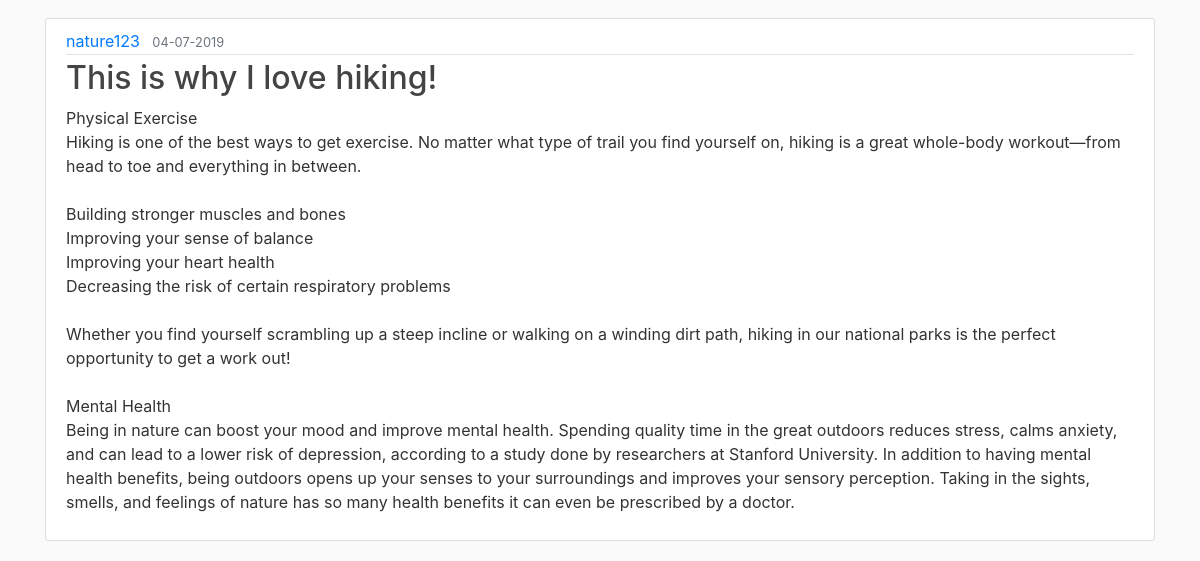
Page /home (lower part) on the earlier database version.
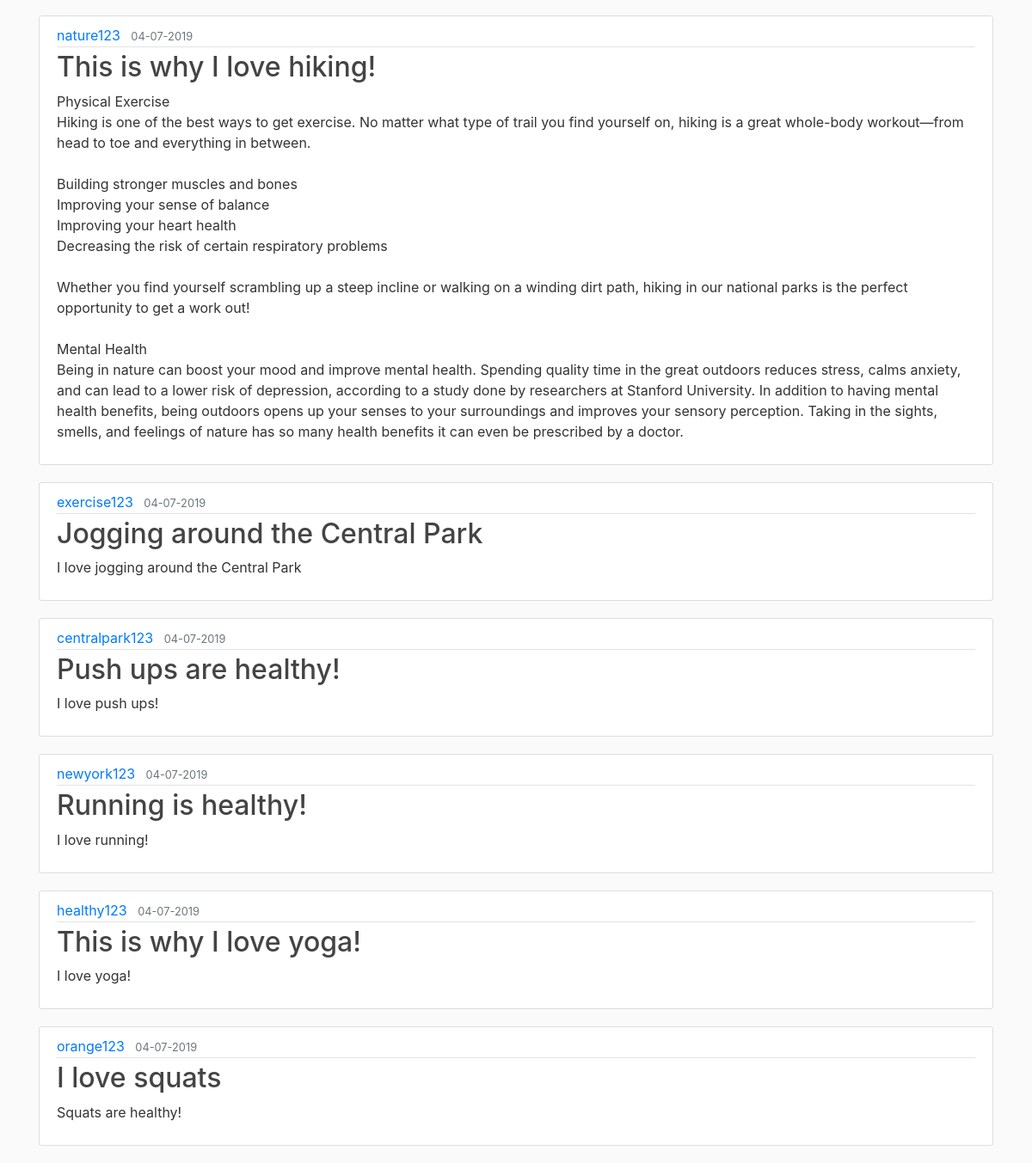
Same page on the later database version.
### flaskblog/models.py (models this page shows, shortened)
class Post(db.Model):
    id = db.Column(db.Integer, primary_key=True)
    title = db.Column(db.String(100), nullable=False)
    date_posted = db.Column(db.DateTime, nullable=False, default=datetime.utcnow)
    content = db.Column(db.Text, nullable=False)
    user_id = db.Column(db.Integer, db.ForeignKey('user.id'), nullable=False)

class User(db.Model, UserMixin):
	id = db.Column(db.Integer, primary_key=True)
	username = db.Column(db.String(20), unique=True, nullable=False)
	email = db.Column(db.String(80), unique=True, nullable=False)
	password = db.Column(db.String(20), nullable=False)
	posts = db.relationship('Post', backref='author', lazy=True)

### flaskblog/routes.py (the view)
@app.route("/")
@app.route("/home")
def home():
	posts = Post.query.all()
	return render_template ('home.html', posts=posts)

### flaskblog/templates/home.html
{% extends "layout.html" %}
{% block content %}
	{% for post in posts %}
	<article class="media content-section">
	  <div class="media-body">
	    <div class="article-metadata">
	      <a class="mr-2" href="#">{{ post.author.username }}</a>
	      <small class="text-muted">{{ post.date_posted.strftime('%m-%d-%Y') }}</small>
	    </div>
	    <h2><a class="article-title" href="#">{{ post.title }}</a></h2>
	    <p class="article-content">{{ post.content }}</p>
	  </div>
	</article>
	{% endfor %}
{% endblock content %}

Differences in the rows shown:
added Post: author.username "exercise123", date_posted "04-07-2019", title "Jogging around the Central Park", content "I love jogging around the Central Park"
added Post: author.username "centralpark123", date_posted "04-07-2019", title "Push ups are healthy!", content "I love push ups!"
added Post: author.username "newyork123", date_posted "04-07-2019", title "Running is healthy!", content "I love running!"
added Post: author.username "healthy123", date_posted "04-07-2019", title "This is why I love yoga!", content "I love yoga!"
added Post: author.username "orange123", date_posted "04-07-2019", title "I love squats", content "Squats are healthy!"
